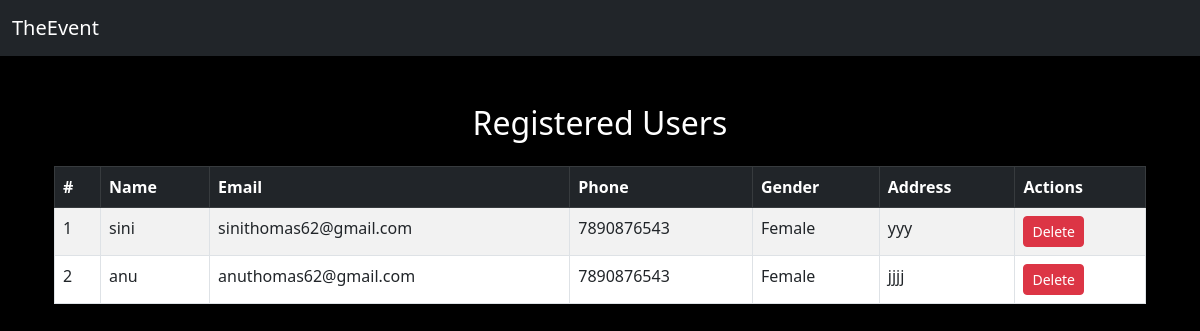
Before: /userviewreg/ with the older database file.
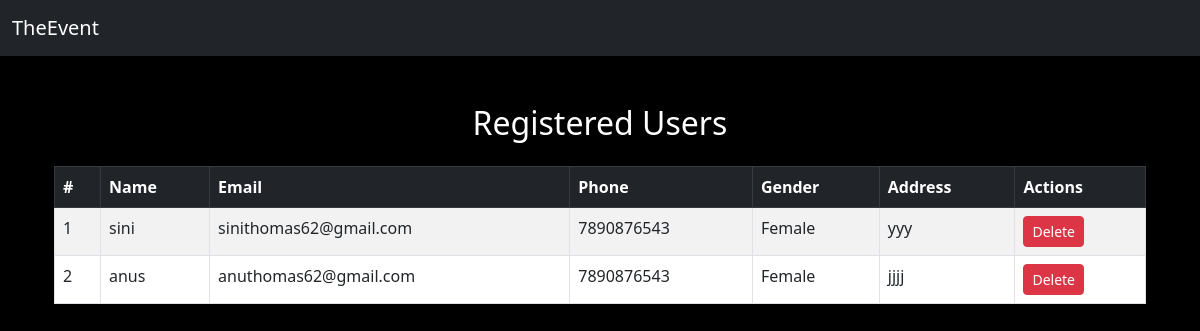
After: the same page with the newer database file.
### app/models.py (models this page shows, shortened)
class UserReg(models.Model):
    usrid = models.ForeignKey(Login, on_delete=models.CASCADE, null=True)
    name = models.CharField(max_length=100, null=True)
    email = models.EmailField(max_length=100, null=True)
    password = models.CharField(max_length=100, null=True)
    phone = models.CharField(max_length=100, null=True)
    gender = models.CharField(max_length=100, null=True)
    address = models.CharField(max_length=100, null=True)

### app/views.py (the view)
# urls.py: path('userviewreg/', views.userviewreg, name='userviewreg'),
def userviewreg(request):
    users = UserReg.objects.all()
    msg = request.GET.get("msg", "")
    return render(request, 'adminusers.html', {'users': users, 'msg': msg})

### templates/adminusers.html (shortened to what this page needs)
{% extends 'base.html' %}
{% block content %}
<div class="container mt-5">
    <h2 class="text-center mb-4">Registered Users</h2>
    {% if users %}
    <table class="table table-bordered table-striped">
        <thead class="table-dark">
            <tr>
                <th>#</th>
                <th>Name</th>
                <th>Email</th>
                <th>Phone</th>
                <th>Gender</th>
                <th>Address</th>
                <th>Actions</th>
            </tr>
        </thead>
        <tbody>
            {% for user in users %}
            <tr>
                <td>{{ forloop.counter }}</td>
                <td>{{ user.name }}</td>
                <td>{{ user.email }}</td>
                <td>{{ user.phone }}</td>
                <td>{{ user.gender }}</td>
                <td>{{ user.address }}</td>
                <td>
                    <a href="{% url 'delete_user' user.id %}" class="btn btn-danger btn-sm"
                       onclick="return confirm('Are you sure you want to delete this user?');">
                       Delete
                    </a>
                </td>
            </tr>
            {% endfor %}
        </tbody>
    </table>
    {% else %}
        <div class="alert alert-warning text-center">No users registered yet.</div>
    {% endif %}
</div>
{% endblock %}

Changed rows visible on the page:
changed UserReg "anuthomas62@gmail.com": name "anu" → "anus"
